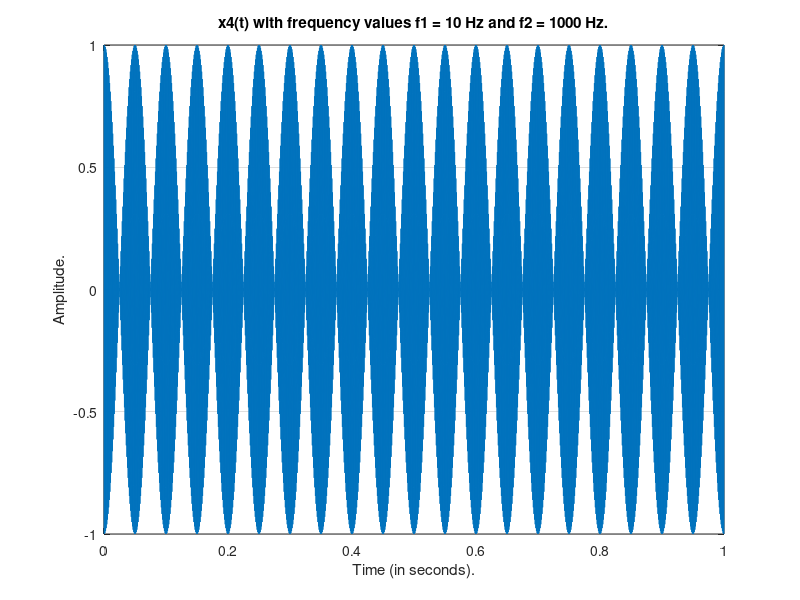
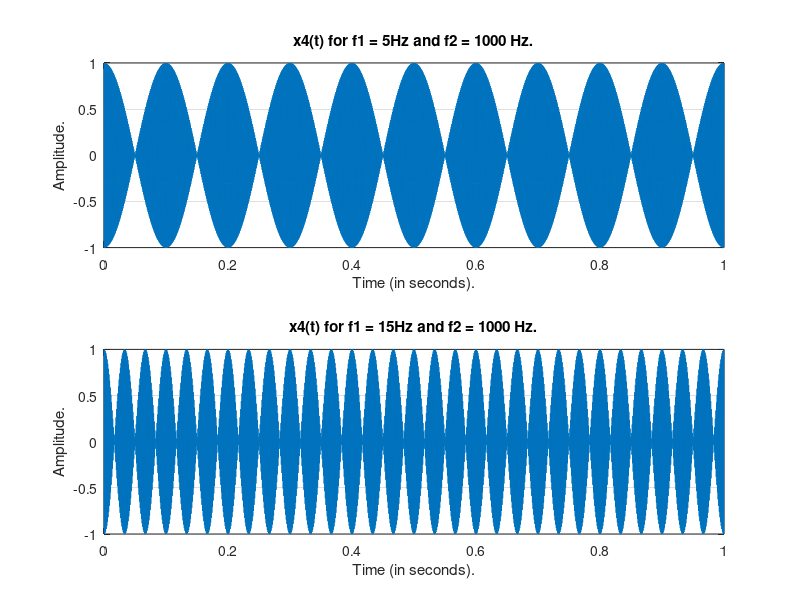
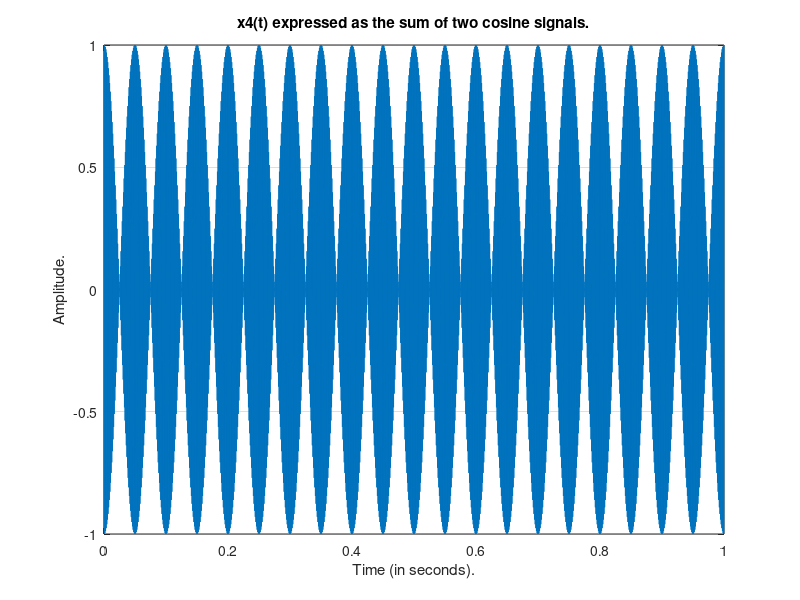

Reproduce these figures in MATLAB, in order.
% Define the required parameters.
f1 = 10;
f2 = 1000;
dur = 1.0;
Ts = 0.0001;

% Define the time vector.
t = 0:Ts:dur;

% Define the required cosine signal. 
x4 = cos(2 * pi * f1 * t) .* cos(2 * pi * f2 * t);

% Plot the signal x4 with values f1 = 10 and f2 = 1000.
figure;
plot(t, x4);
xlabel('Time (in seconds).');
ylabel('Amplitude.');
title('x4(t) with frequency values f1 = 10 Hz and f2 = 1000 Hz.');
grid on;

% Listen to the signal x4.
soundsc(x4, 1/Ts);
pause(2);

% Redefine the signal x4 with new frequency values
% f1 = 5 Hz and f1 = 15 Hz.
f1_vals = [5, 15];

figure;

for i = 1:length(f1_vals)
    varying_f1 = f1_vals(i);
    varying_x4 = cos(2 * pi * varying_f1 * t) .* cos(2 * pi * f2 * t);

    % Plot the signal with varying f1 values. 
    subplot(length(f1_vals), 1, i);
    plot(t, varying_x4);
    xlabel('Time (in seconds).');
    ylabel('Amplitude.');
    title(['x4(t) for f1 = ' num2str(varying_f1) 'Hz and f2 = 1000 Hz.']);
    grid on;

    % Listen to the signal with varying f1 values. 
    soundsc(varying_x4, 1/Ts);
    pause(2);

end


% Now, express the signal as a sum of cosine signals. 
x4_sum = 0.5 * ( cos(2 * pi * (f1 + f2) * t) + cos(2 * pi * (f2 - f1) * t));

% Plot the signal that we defined as a sum of cosine signals. 
figure;
plot(t, x4_sum);
xlabel('Time (in seconds).');
ylabel('Amplitude.');
title('x4(t) expressed as the sum of two cosine signals.')
grid on;

% Listen to the signal that we defined as a sum of cosine signals.
soundsc(x4_sum, 1/Ts);

